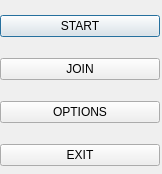
<?xml version="1.0" encoding="UTF-8"?>
<ui version="4.0">
 <class>Dialog</class>
 <widget class="QDialog" name="Dialog">
  <property name="windowModality">
   <enum>Qt::WindowModal</enum>
  </property>
  <property name="geometry">
   <rect>
    <x>0</x>
    <y>0</y>
    <width>162</width>
    <height>174</height>
   </rect>
  </property>
  <property name="contextMenuPolicy">
   <enum>Qt::DefaultContextMenu</enum>
  </property>
  <property name="windowTitle">
   <string>Main Menu</string>
  </property>
  <property name="windowOpacity">
   <double>1.000000000000000</double>
  </property>
  <property name="autoFillBackground">
   <bool>false</bool>
  </property>
  <property name="modal">
   <bool>true</bool>
  </property>
  <widget class="QWidget" name="verticalLayoutWidget">
   <property name="geometry">
    <rect>
     <x>0</x>
     <y>0</y>
     <width>160</width>
     <height>181</height>
    </rect>
   </property>
   <layout class="QVBoxLayout" name="verticalLayout">
    <item>
     <widget class="QPushButton" name="startButton">
      <property name="text">
       <string>START</string>
      </property>
     </widget>
    </item>
    <item>
     <widget class="QPushButton" name="joinButton">
      <property name="text">
       <string>JOIN</string>
      </property>
     </widget>
    </item>
    <item>
     <widget class="QPushButton" name="optionsButton">
      <property name="text">
       <string>OPTIONS</string>
      </property>
     </widget>
    </item>
    <item>
     <widget class="QPushButton" name="exitButton">
      <property name="text">
       <string>EXIT</string>
      </property>
     </widget>
    </item>
   </layout>
  </widget>
 </widget>
 <resources/>
 <connections/>
</ui>
